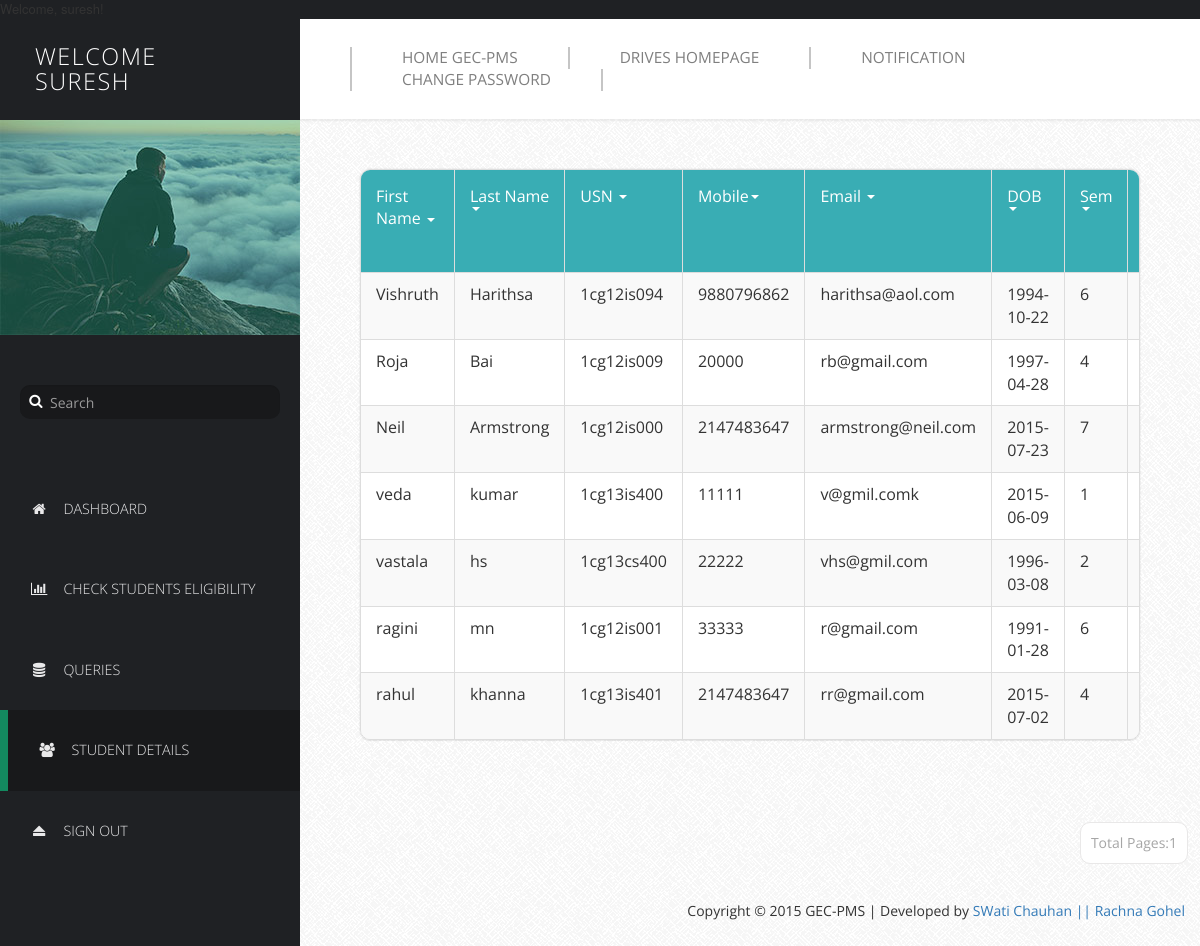
Screenshot of /Profilers/PriProfile/manage-users.php (signed in) with the database file from the repository.
### tables this page shows
CREATE TABLE IF NOT EXISTS `basicdetails` (
  `Id` int(11) NOT NULL AUTO_INCREMENT,
  `FirstName` varchar(25) NOT NULL,
  `LastName` varchar(25) NOT NULL,
  `USN` varchar(10) NOT NULL,
  `Mobile` bigint(11) NOT NULL,
  `Email` varchar(255) NOT NULL,
  `DOB` date NOT NULL,
  `Sem` int(11) NOT NULL,
  `Branch` varchar(15) NOT NULL,
  `SSLC` float NOT NULL,
  `PU/Dip` float NOT NULL,
  `BE` float NOT NULL,
  `Backlogs` int(11) NOT NULL,
  `HofBacklogs` tinyint(1) NOT NULL,
  `DetainYears` int(11) NOT NULL,
  `Approve` tinyint(1) NOT NULL DEFAULT '0',
  `ApprovalDate` date NOT NULL,
  PRIMARY KEY (`Id`,`USN`),
  UNIQUE KEY `USN` (`USN`,`Mobile`,`Email`)
);

### Profilers/PriProfile/manage-users.php (the view, shortened to what this page needs)
<!DOCTYPE html>
<html lang="en">
  <head>
    <link href="css/font-awesome.min.css" rel="stylesheet">
    <link href="css/bootstrap.min.css" rel="stylesheet">
    <link href="css/templatemo-style.css" rel="stylesheet">
  </head>
  <body>
    <div class="templatemo-flex-row">
      <div class="templatemo-sidebar">
        <header class="templatemo-site-header">
         <?php
		  $Welcome = "Welcome";
          echo "<h1>" . $Welcome . "<br>". $_SESSION['priusername']. "</h1>";
		  ?>
        </header>
        <div class="profile-photo-container">
          <img src="images/profile-photo.jpg" alt="Profile Photo" class="img-responsive">
          <div class="profile-photo-overlay"></div>
        </div>
        <form class="templatemo-search-form" role="search">
          <div class="input-group">
              <button type="submit" class="fa fa-search"></button>
              <input type="text" class="form-control" placeholder="Search" name="srch-term" id="srch-term">
          </div>
        </form>
        <nav class="templatemo-left-nav">
          <ul>
         <li><a href="index.php" ><i class="fa fa-home fa-fw"></i>Dashboard</a></li>
            <li><a href="Students Eligibility.php"><i class="fa fa-bar-chart fa-fw"></i>Check Students Eligibility</a></li>
            <li><a href="queries.php"><i class="fa fa-database fa-fw"></i>Queries</a></li>
            <li><a href="manage-users.php" class="active" ><i class="fa fa-users fa-fw"></i>Student Details</a></li>
            <li><a href="logout.php"><i class="fa fa-eject fa-fw"></i>Sign Out</a></li>
          </ul>
        </nav>
      </div>
      <div class="templatemo-content col-1 light-gray-bg">
        <div class="templatemo-top-nav-container">
          <div class="row">
            <nav class="templatemo-top-nav col-lg-12 col-md-12">
              <ul class="text-uppercase">
                  <li>
                  <a href="../../Homepage/index.php">Home GEC-PMS</a>
                </li>
                <li>
                  <a href="../../Drives/index.php">Drives Homepage</a>
                </li>
                <li>
                   <a href="Notif.php">Notification</a>
                </li>
                <li>
                  <a href="Change Password.php">Change Password</a>
                  </li>
              </ul>
            </nav>
          </div>
        </div>
         <div class="templatemo-content-container">
          <div class="templatemo-content-widget no-padding">
            <div class="panel panel-default table-responsive">
              <table class="table table-striped table-bordered templatemo-user-table">
                <thead>
                  <tr>
                    <td><a href="" class="white-text templatemo-sort-by">First Name <span class="caret"></span></a></td>
                    <td><a href="" class="white-text templatemo-sort-by">Last Name <span class="caret"></span></a></td>
                    <td><a href="" class="white-text templatemo-sort-by">USN <span class="caret"></span></a></td>
                    <td><a href="" class="white-text templatemo-sort-by">Mobile<span class="caret"></span></a></td>
                    <td><a href="" class="white-text templatemo-sort-by">Email <span class="caret"></span></a></td>
                     <td><a href="" class="white-text templatemo-sort-by">DOB<span class="caret"></span></a></td>
					  <td><a href="" class="white-text templatemo-sort-by">Sem<span class="caret"></span></a></td>
					   <td><a href="" class="white-text templatemo-sort-by">Branch<span class="caret"></span></a></td>
                  </tr>
                </thead>
 <?php
$num_rec_per_page=15;
if (isset($_GET["page"])) { $page  = $_GET["page"]; } else { $page=1; };
$start_from = ($page-1) * $num_rec_per_page;
$sql = "SELECT * FROM basicdetails where Approve='1' ORDER BY ApprovalDate DESC LIMIT $start_from, $num_rec_per_page";
$rs_result = mysql_query ($sql);
?>
<?php
while ($row = mysql_fetch_assoc($rs_result))
{
            print "<tr>";
print "<td>" . $row['FirstName'] . "</td>";
print "<td>" . $row['LastName'] . "</td>";
print "<td>" . $row['USN'] . "</td>";
print "<td>" . $row['Mobile'] . "</td>";
print "<td>" . $row['Email'] . "</td>";
print "<td>" . $row['DOB'] . "</td>";
print "<td>" . $row['Sem'] . "</td>";
print "<td>" . $row['Branch'] . "</td>";
print "</tr>";
}
?>
              </table>
			  </div>
			  </div>
			  </div>
  <div class="pagination-wrap">
    <ul class="pagination">
			  <?php
$num_rec_per_page=15;
$sql = "SELECT * FROM basicdetails where Approve='1' ";
$rs_result = mysql_query($sql);
$total_records = mysql_num_rows($rs_result);
$totalpage = ceil($total_records / $num_rec_per_page);
$currentpage = (isset($_GET['page']) ? $_GET['page'] : 1);
	 if($currentpage == 0)
	{
	}
	else if( $currentpage >= 1  &&  $currentpage <= $totalpage  )
	{
	 echo "<li><a>Total Pages:".$totalpage."</a></li>";
}
 ?>
</ul>
</div>
          <footer class="text-right">
            <p>Copyright &copy; 2015 GEC-PMS | Developed by
              <a href="#" target="_parent">SWati Chauhan || Rachna Gohel</a></p>
          </footer>
        </div>
      </div>
  </body>
</html>

### Profilers/PriProfile/css/templatemo-style.css (style rules this page uses)
* { font-family: 'Open Sans', sans-serif; }
body { font-size: 13px; }
body, .templatemo-left-nav { background: #1f2124; }
h1, h2, h3 { margin: 0; }
ul { list-style-type: none; margin: 0; padding: 0; }
nav li { font-size: 1.1em; list-style: none; text-transform: uppercase; }
.white-text { color: white; }
.light-gray-bg { font-family:"Trebuchet MS", "Myriad Pro", Arial, sans-serif; font-size:14px; background:#f4f4f4 url(../images/bg.png) repeat top left; color:#333; overflow-y:scroll; }
footer { padding: 15px; }
.templatemo-sidebar { width: 300px; }
.templatemo-site-header { margin: 25px 30px; }
.templatemo-site-header h1 { color: white; display: inline-block; font-size: 1.8em; font-weight: 300; letter-spacing: 1.5px; margin: 0 5px; text-transform: uppercase; vertical-align: middle; }
.profile-photo-container { position: relative; }
.profile-photo-overlay { background-color: rgba(4, 152, 114, 0.35); position: absolute; top: 0; left: 0; width: 100%; height: 100%; transition: all 0.3s ease; }
.templatemo-search-form { font-size: 1.1em; margin: 50px 20px; }
.templatemo-search-form .input-group { width: 100%; }
.templatemo-search-form .input-group .form-control { background-color: #18191b; border: none; border-radius: 10px; color: #DDD; padding-left: 30px; }
.templatemo-search-form .input-group { position: relative; }
.fa-search { height:32px; width:32px; border: none; cursor: pointer; color:white; background:transparent; position:absolute; top: 0; left: 0; z-index: 100; }
.templatemo-left-nav li { font-weight: 300; }
.templatemo-left-nav a.active, .templatemo-left-nav a:hover { background: #18191b; border-left: 8px solid #13895F; }
.templatemo-left-nav a { color: #e9e9ea; display: block; padding: 30px; transition: all 0.3s ease; }
.templatemo-left-nav .fa { margin-right: 15px; }
.templatemo-top-nav-container { background-color: white; padding: 28px 50px; box-shadow: 0px 0px 2px 2px rgba(161, 159, 159, 0.18); }
.templatemo-top-nav li { float: left; list-style: none; }
.templatemo-top-nav a { color: #7f7f7f; display: block; padding: 0 50px; border-left: 2px solid #c5c5c5; }
.templatemo-top-nav li:last-child a { border-right: 2px solid #c5c5c5; }
.templatemo-content { margin-top: 0px; min-height: 600px; padding: 0; overflow-x: hidden; }
.templatemo-content-container { padding: 40px 50px; }
.templatemo-flex-row { display: -webkit-flex; display: -ms-flexbox; display: flex; }
.col-1 { -webkit-flex: 1; -ms-flex: 1; flex: 1; }
.templatemo-content-widget { border-radius: 10px; padding: 30px; position: relative; margin: 10px; box-shadow: 0px 0px 1px 1px rgba(161, 159, 159, 0.1); }
.templatemo-content-widget.no-padding { padding: 0; }
.panel { border-radius: 10px; }
.pagination-wrap { margin-right: 10px; text-align: right; }
.pagination>li>a { border-color: #E9E8E8; color: #a6a6a6; margin: 2px; padding: 10px; }
.pagination>li>a, .pagination>li:first-child>a, .pagination>li:last-child>a { border-radius: 10px; }
.table { margin-bottom: 0; }
.table>tbody>tr>td { padding: 10px 15px; }
.table>thead>tr>td { padding: 15px; }
.templatemo-user-table thead { background-color: #39ADB4; color: white; }
.panel>.table-responsive:last-child>.table:last-child, .panel>.table:last-child { border-bottom-right-radius: 10px; border-bottom-left-radius: 10px; }
.panel>.table:first-child { border-top-left-radius: 10px; border-top-right-radius: 10px; }
@media only screen and (min-width: 768px) { .templatemo-left-nav { display: block !important; } }

### rows the page displays
basicdetails: FirstName "Vishruth", LastName "Harithsa", USN "1cg12is094", Mobile "9880796862", Email "harithsa@aol.com", DOB "1994-10-22", Sem "6"
basicdetails: FirstName "Roja", LastName "Bai", USN "1cg12is009", Mobile "20000", Email "rb@gmail.com", DOB "1997-04-28", Sem "4"
basicdetails: FirstName "Neil", LastName "Armstrong", USN "1cg12is000", Mobile "2147483647", Email "armstrong@neil.com", DOB "2015-07-23", Sem "7"
basicdetails: FirstName "veda", LastName "kumar", USN "1cg13is400", Mobile "11111", Email "v@gmil.comk", DOB "2015-06-09", Sem "1"
basicdetails: FirstName "vastala", LastName "hs", USN "1cg13cs400", Mobile "22222", Email "vhs@gmil.com", DOB "1996-03-08", Sem "2"
basicdetails: FirstName "ragini", LastName "mn", USN "1cg12is001", Mobile "33333", Email "r@gmail.com", DOB "1991-01-28", Sem "6"
basicdetails: FirstName "rahul", LastName "khanna", USN "1cg13is401", Mobile "2147483647", Email "rr@gmail.com", DOB "2015-07-02", Sem "4"

### other values shown
$Welcome "WELCOME"
$_SESSION['priusername'] "SURESH"
$totalpage "1"
